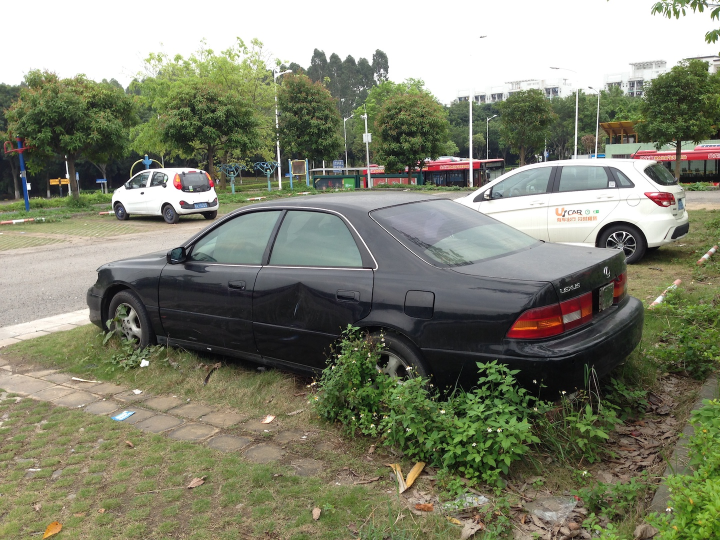
#> input picture test.jpg, 1440 x 1080 px (shown at 1/2 size)
$ python mylut.py   (Python 2 division)
#> lines starting #> are read from the running program, lines starting #| are printed output that depends on the picture
#> further down, img is the input picture: shape (1080, 1440, 3); mean B, G, R 113.1, 132.1, 129.9
from cv2 import cv2
import numpy as np
import time

class MYLUT:
    '''
    originlut.shape
    (512, 512, 3) [0, 63]
    '''
    def __init__(self, lutpath='lut/lookup_my.png'):
#> called with lutpath = 'lut/lookup_my.png'
        lut = cv2.imread(lutpath)
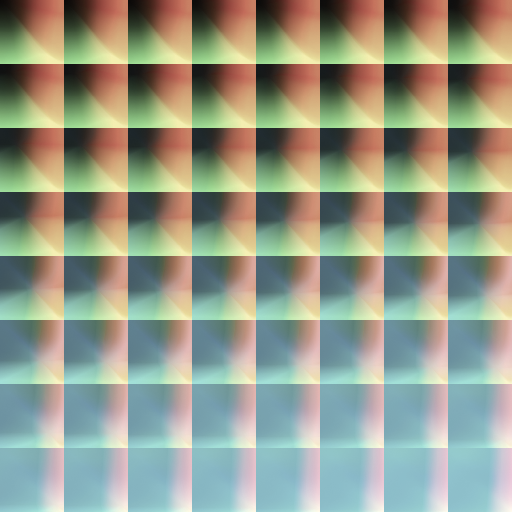
#> input picture lut/lookup_my.png, 512 x 512 px
#> lut is the input picture: shape (512, 512, 3); mean B, G, R 136.3, 153.8, 148.7
        cube64rows = 8
        cube64size = 64
        # cube256rows = 16
        cube256size = 256
        cubescale = cube256size / cube64size
        reshapelut = np.zeros((cube256size, cube256size, cube256size, 3))
        # largerlut = np.zeros((cube256rows * cube256size, cube256rows * cube256size, 3), dtype=np.uint8)
        for i in range(cube64size):
            cx = (i % cube64rows) * cube64size
            cy = (i / cube64rows) * cube64size
            cube64 = lut[cy:cy + cube64size, cx:cx + cube64size]
            _rows, _cols, _ = cube64.shape
            if _rows == 0 or _cols == 0:
                continue
            cube256 = cv2.resize(cube64, (cube256size, cube256size))
            i = i * cubescale
            for k in range(cubescale):
                reshapelut[i + k] = cube256
#> this loop made 64 passes
#> pass 1, in __init__, `cube64 = lut[cy:cy + cube64size, cx:cx + cube64size]`:
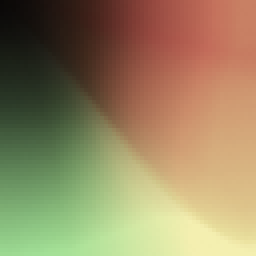
#> cube64: shape (64, 64, 3) (shown 4 times larger); mean B, G, R 95.6, 133, 149.2
#> after the loop:
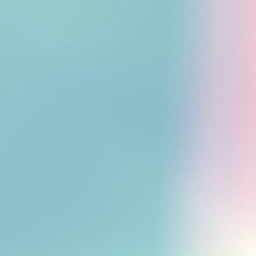
#> cube64: shape (64, 64, 3) (shown 4 times larger); mean B, G, R 207.9, 198.4, 164.1
                # create a lager lut image
                # index = i + k
                # index_y = (index / cube256rows) * cube256size
                # index_x = (index % cube256rows) * cube256size
                # largerlut[index_y: index_y+cube256size, index_x: index_x + cube256size] = cube256
        self.lut = reshapelut
        # cv2.imshow('largetlut', cv2.resize(largerlut, (512, 512)))
        # cv2.waitKey(0)

    def imageInLut(self, src):
        arr = src.copy()
        bs = arr[:, :, 0]
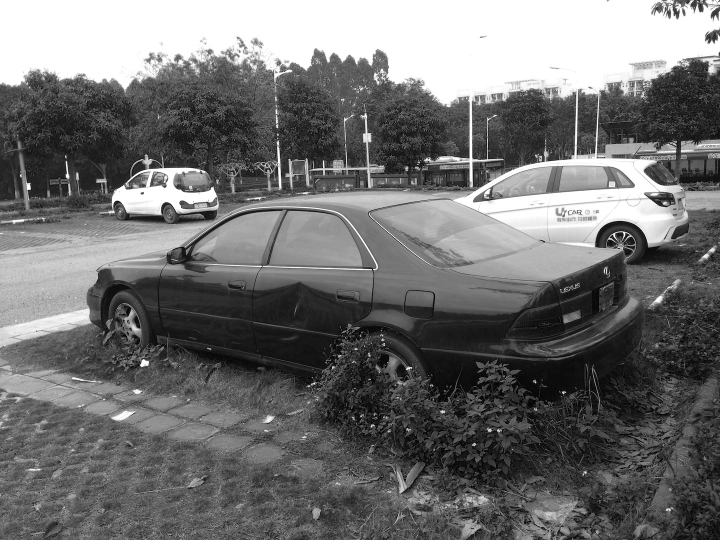
#> bs: shape (1080, 1440) (shown at 1/2 size); min 0, max 255, mean 113.1
        gs = arr[:, :, 1]
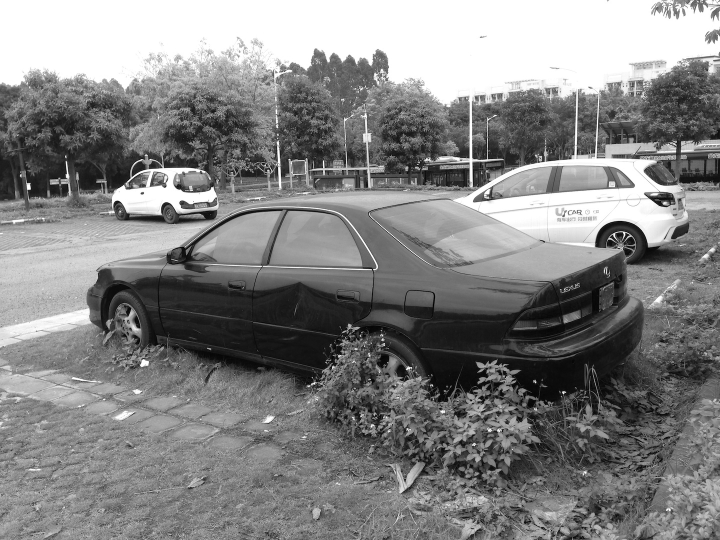
#> gs: shape (1080, 1440) (shown at 1/2 size); min 0, max 255, mean 132.1
        rs = arr[:, :, 2]
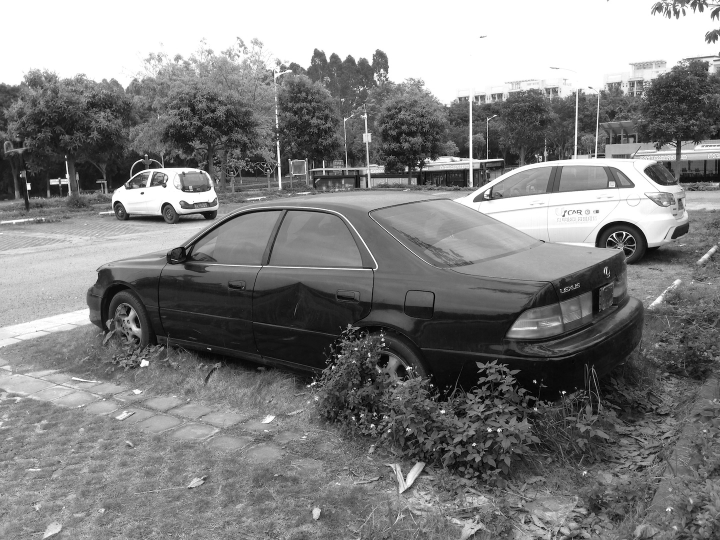
#> rs: shape (1080, 1440) (shown at 1/2 size); min 0, max 255, mean 129.9
        arr[:, :] = self.lut[bs, gs, rs] # wow this runs much faster!!
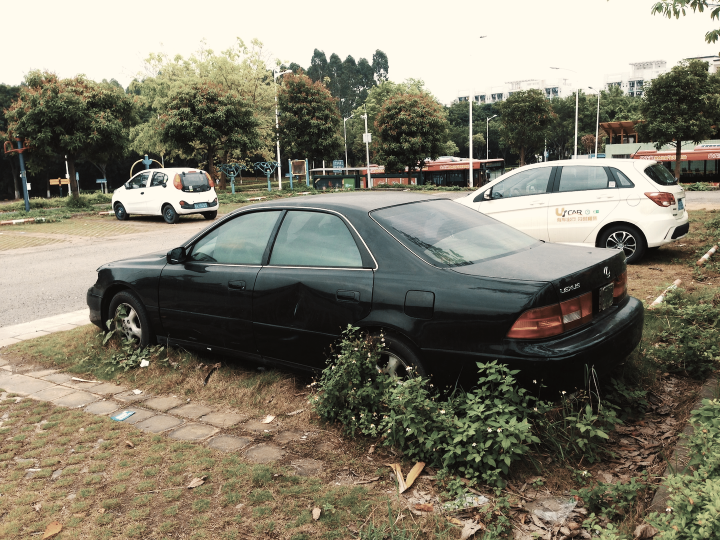
#> arr: shape (1080, 1440, 3) (shown at 1/2 size); mean B, G, R 109.2, 125.3, 130.2
        return arr

        # [5 lines of commented-out code are left out]

if __name__ == "__main__":
    img = cv2.imread('test.jpg')
    print('init', time.time())
    lut = MYLUT()
    print('start', time.time())
    img = lut.imageInLut(img)
    print('finish', time.time())
    # cv2.imwrite(output, vhs)
    cv2.imshow('img', img)
    cv2.waitKey(0)
    cv2.destroyAllWindows()
    print("done")
